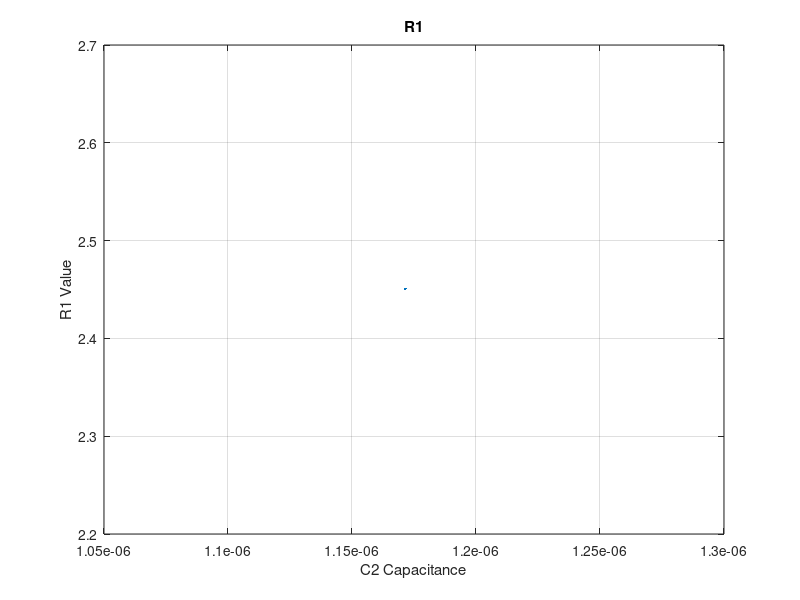

The MATLAB script that drew this image:
%Op Amp Filter Calculator  (Sallen-Key Butterworth 4th order)

%Enter Standard Value Capacitor here
C1 = 1.0E-6;

%Enter Butterworth Coefficients here
a1=1.8478;
a2=0.7654;

b1=1.0000;
b2=1.0000;

%calculate R1
C2=C1*((4*b1)/a1^2);

R1=(a1*C2-(sqrt((a1*C2)^2-4*b1*C1*C2)))/(4*pi*6E+4*C1*C2);
%% plot
figure
plot(C2,R1);
%axis([1.0E-9 1.0E-6 100 10000]);
xlabel('C2 Capacitance');
ylabel('R1 Value');
title('R1');
grid on;

